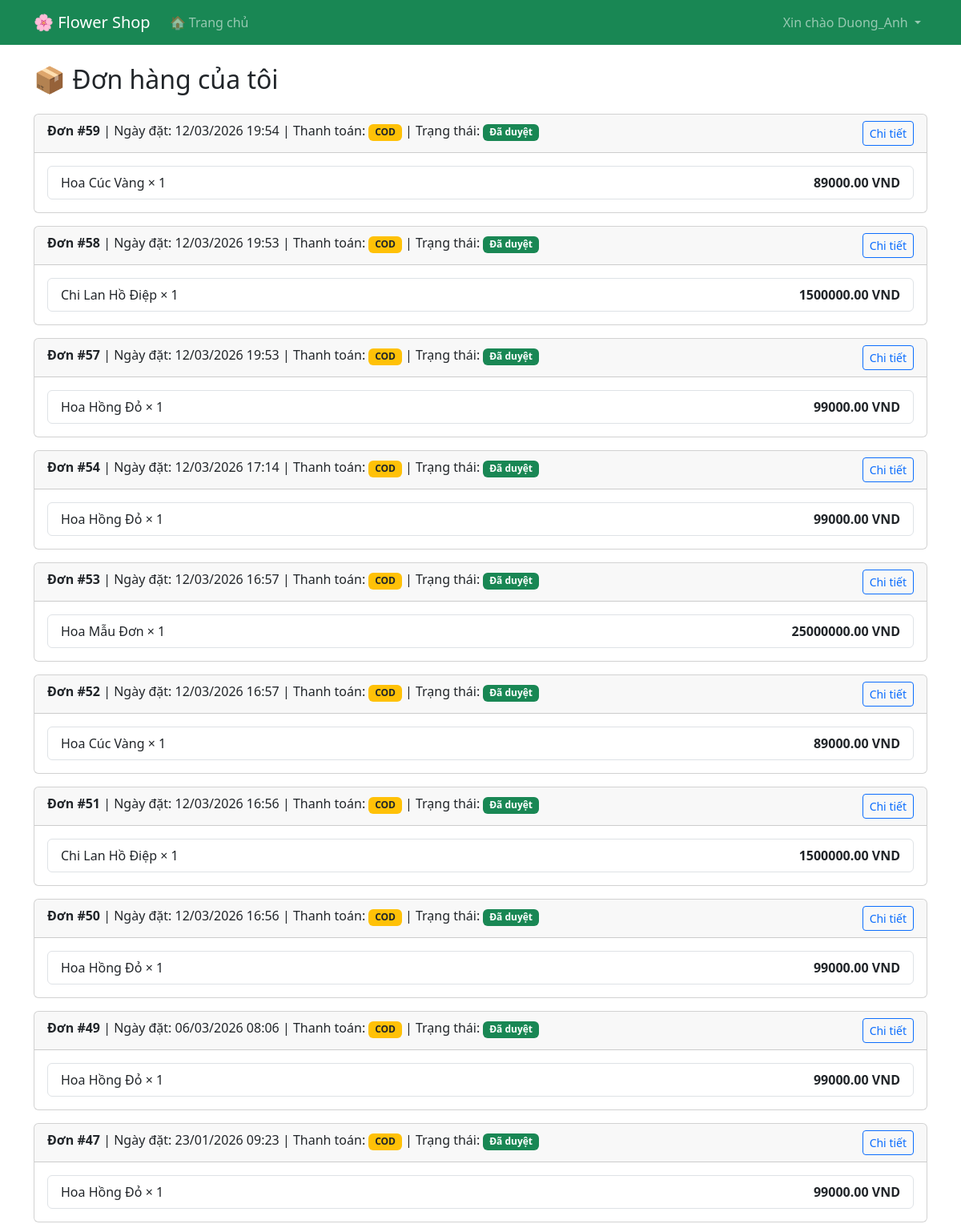
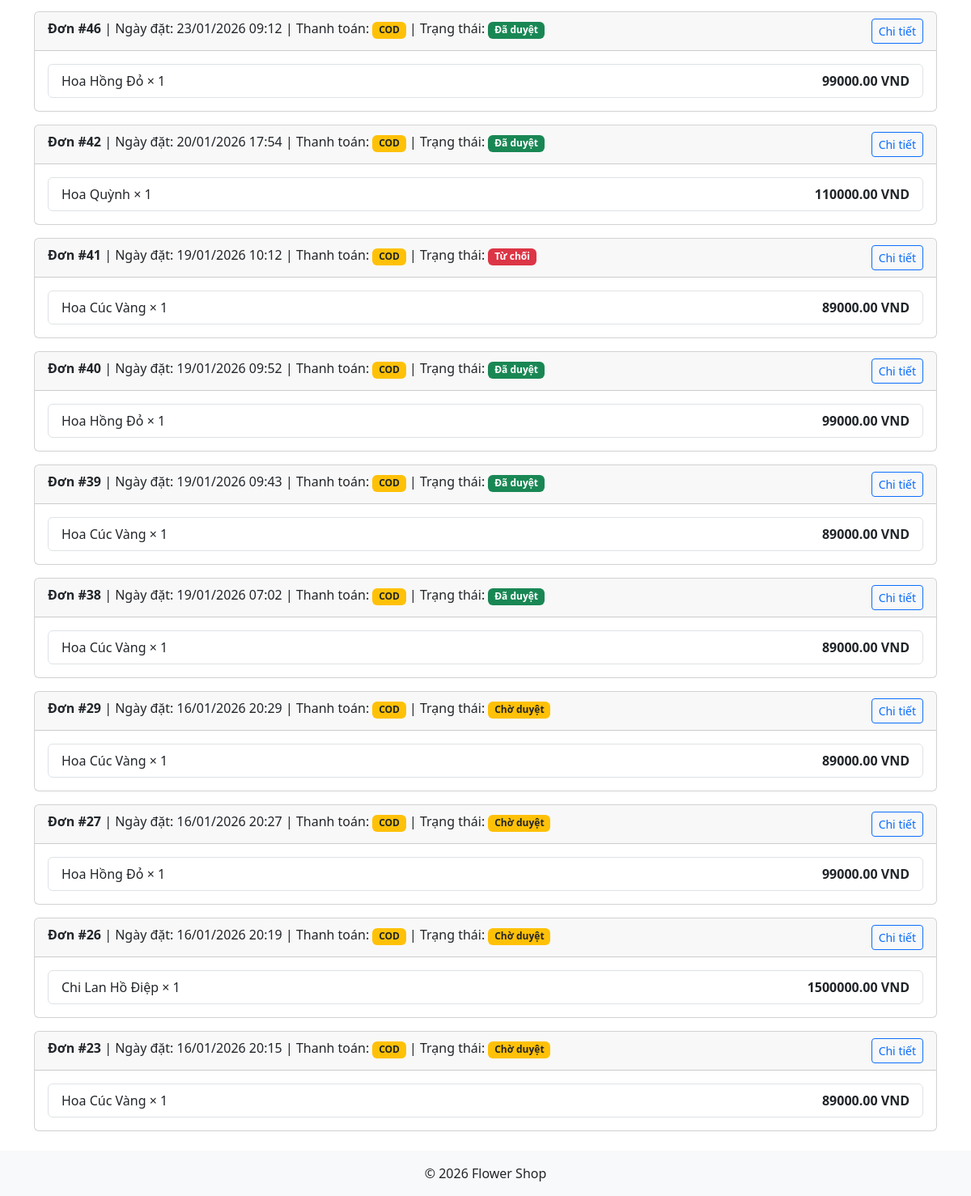
The app's page /my-orders/ (signed in) with its own data (2 pictures, top to bottom).
### core/models.py (models this page shows, shortened)
class Order(models.Model):
    STATUS_CHOICES = (
        ('pending', 'Pending'),
        ('approved', 'Approved'),
        ('rejected', 'Rejected'),
    )
    PAYMENT_CHOICES = (
        ('cod', 'Thanh toán khi nhận hàng'),
        ('bank', 'Chuyển khoản ngân hàng'),
    )
    user = models.ForeignKey(User, on_delete=models.CASCADE)
    created_at = models.DateTimeField(auto_now_add=True)
    status = models.CharField(
        max_length=20,
        choices=STATUS_CHOICES,
        default='pending'
    )
    payment_method = models.CharField(
        max_length=10,
        choices=PAYMENT_CHOICES,
        default='cod'
    )
    total_price = models.DecimalField(
        max_digits=10,
        decimal_places=2,
        default=0
    )

class OrderItem(models.Model):
    order = models.ForeignKey(
        Order,
        on_delete=models.CASCADE,
        related_name='items'
    )
    product = models.ForeignKey(Product, on_delete=models.CASCADE)
    quantity = models.IntegerField(default=1)
    price = models.DecimalField(max_digits=10, decimal_places=2, default=0)

class Product(models.Model):
    category = models.ForeignKey(
        Category,
        on_delete=models.CASCADE,
        related_name='products'
    )
    name = models.CharField(max_length=200)
    price = models.DecimalField(max_digits=10, decimal_places=2)
    description = models.TextField()
    image = models.ImageField(upload_to='products/', blank=True, null=True)
    stock = models.IntegerField(default=0)
    is_active = models.BooleanField(default=True)
    created_at = models.DateTimeField(auto_now_add=True)

### core/views.py (the view)
# urls.py: path('my-orders/', views.my_orders, name='my_orders'),
@login_required
def my_orders(request):
    orders = Order.objects.filter(user=request.user).order_by('-created_at')
    return render(request, 'core/my_orders.html', {
        'orders': orders
    })

### core/templates/core/my_orders.html (shortened to what this page needs)
{% extends 'core/base.html' %}
{% block content %}
<h2 class="mb-4">📦 Đơn hàng của tôi</h2>
{% if orders %}
    {% for order in orders %}
        <div class="card mb-3">
            <div class="card-header">
                <strong>Đơn #{{ order.id }}</strong>
                <a href="{% url 'order_detail' order.id %}"
                class="btn btn-sm btn-outline-primary float-end">
                Chi tiết
                </a>
                | Ngày đặt: {{ order.created_at|date:"d/m/Y H:i" }}
                | Thanh toán:
                {% if order.payment_method == "cod" %}
                    <span class="badge bg-warning text-dark">COD</span>
                {% else %}
                    <span class="badge bg-info">Chuyển khoản</span>
                {% endif %}
                | Trạng thái:
                {% if order.status == 'pending' %}
                    <span class="badge bg-warning text-dark">Chờ duyệt</span>
                {% elif order.status == 'approved' %}
                    <span class="badge bg-success">Đã duyệt</span>
                {% else %}
                    <span class="badge bg-danger">Từ chối</span>
                {% endif %}
            </div>
            <div class="card-body">
                <ul class="list-group">
                    {% for item in order.items.all %}
                        <li class="list-group-item d-flex justify-content-between">
                            <span>
                                {{ item.product.name }} × {{ item.quantity }}
                            </span>
                            <strong>{{ item.price }} VND</strong>
                        </li>
                    {% endfor %}
                </ul>
            </div>
        </div>
    {% endfor %}
{% else %}
    <p>Bạn chưa có đơn hàng nào.</p>
{% endif %}
{% endblock %}

### core/templates/core/base.html (shortened to what this page needs)
<!DOCTYPE html>
<html lang="vi">
<head>
    <link href="https://cdn.jsdelivr.net/npm/bootstrap@5.3.3/dist/css/bootstrap.min.css" rel="stylesheet">
</head>
<body>
<nav class="navbar navbar-expand-lg navbar-dark bg-success">
    <div class="container">
        <a class="navbar-brand" href="{% url 'home' %}">🌸 Flower Shop</a>
        <ul class="navbar-nav me-auto">
            <li class="nav-item">
                <a class="nav-link" href="{% url 'home' %}">
                    🏠 Trang chủ
                </a>
            </li>
        </ul>
        <ul class="navbar-nav ms-auto">
            {% if user.is_authenticated %}
            <li class="nav-item dropdown">
                <a class="nav-link dropdown-toggle" href="#" role="button" data-bs-toggle="dropdown">
                    Xin chào {{ user.username }}
                </a>
            </li>
            {% endif %}
        </ul>
    </div>
</nav>
<div class="container mt-4">
    {% block content %}
    {% endblock %}
</div>
<footer class="bg-light text-center p-3 mt-4">
      © 2026 Flower Shop
</footer>
</body>
</html>

### records on screen
Order: id "59", created_at "12/03/2026 19:54", payment_method "COD", status "Đã duyệt"
OrderItem: product.name "Hoa Cúc Vàng", quantity "1", price "89000.00"
Order: id "58", created_at "12/03/2026 19:53", payment_method "COD", status "Đã duyệt"
OrderItem: product.name "Chi Lan Hồ Điệp", quantity "1", price "1500000.00"
Order: id "57", created_at "12/03/2026 19:53", payment_method "COD", status "Đã duyệt"
OrderItem: product.name "Hoa Hồng Đỏ", quantity "1", price "99000.00"
Order: id "54", created_at "12/03/2026 17:14", payment_method "COD", status "Đã duyệt"
OrderItem: product.name "Hoa Hồng Đỏ", quantity "1", price "99000.00"
Order: id "53", created_at "12/03/2026 16:57", payment_method "COD", status "Đã duyệt"
OrderItem: product.name "Hoa Mẫu Đơn", quantity "1", price "25000000.00"
Order: id "52", created_at "12/03/2026 16:57", payment_method "COD", status "Đã duyệt"
OrderItem: product.name "Hoa Cúc Vàng", quantity "1", price "89000.00"
Order: id "51", created_at "12/03/2026 16:56", payment_method "COD", status "Đã duyệt"
OrderItem: product.name "Chi Lan Hồ Điệp", quantity "1", price "1500000.00"
Order: id "50", created_at "12/03/2026 16:56", payment_method "COD", status "Đã duyệt"
OrderItem: product.name "Hoa Hồng Đỏ", quantity "1", price "99000.00"
Order: id "49", created_at "06/03/2026 08:06", payment_method "COD", status "Đã duyệt"
OrderItem: product.name "Hoa Hồng Đỏ", quantity "1", price "99000.00"
Order: id "47", created_at "23/01/2026 09:23", payment_method "COD", status "Đã duyệt"
OrderItem: product.name "Hoa Hồng Đỏ", quantity "1", price "99000.00"
Order: id "46", created_at "23/01/2026 09:12", payment_method "COD", status "Đã duyệt"
OrderItem: product.name "Hoa Hồng Đỏ", quantity "1", price "99000.00"
Order: id "42", created_at "20/01/2026 17:54", payment_method "COD", status "Đã duyệt"
OrderItem: product.name "Hoa Quỳnh", quantity "1", price "110000.00"
Order: id "41", created_at "19/01/2026 10:12", payment_method "COD", status "Từ chối"
OrderItem: product.name "Hoa Cúc Vàng", quantity "1", price "89000.00"
Order: id "40", created_at "19/01/2026 09:52", payment_method "COD", status "Đã duyệt"
OrderItem: product.name "Hoa Hồng Đỏ", quantity "1", price "99000.00"
Order: id "39", created_at "19/01/2026 09:43", payment_method "COD", status "Đã duyệt"
OrderItem: product.name "Hoa Cúc Vàng", quantity "1", price "89000.00"
Order: id "38", created_at "19/01/2026 07:02", payment_method "COD", status "Đã duyệt"
OrderItem: product.name "Hoa Cúc Vàng", quantity "1", price "89000.00"
Order: id "29", created_at "16/01/2026 20:29", payment_method "COD", status "Chờ duyệt"
OrderItem: product.name "Hoa Cúc Vàng", quantity "1", price "89000.00"
Order: id "27", created_at "16/01/2026 20:27", payment_method "COD", status "Chờ duyệt"
OrderItem: product.name "Hoa Hồng Đỏ", quantity "1", price "99000.00"
Order: id "26", created_at "16/01/2026 20:19", payment_method "COD", status "Chờ duyệt"
OrderItem: product.name "Chi Lan Hồ Điệp", quantity "1", price "1500000.00"
Order: id "23", created_at "16/01/2026 20:15", payment_method "COD", status "Chờ duyệt"
OrderItem: product.name "Hoa Cúc Vàng", quantity "1", price "89000.00"

### other values on screen
{{ user.username }} "Duong_Anh"
